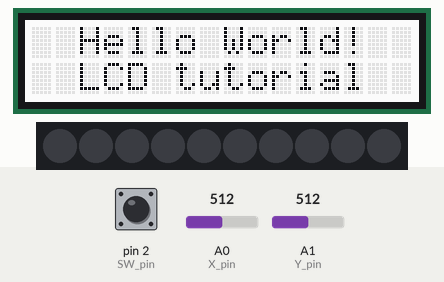
Recording of a sketch running on a simulated Arduino Uno, built with avr-gcc and run on an emulated ATmega328P. Shown: 16×2 character LCD, 10 RGB LEDs in strip order, left to right. The test bench sets the inputs (shaded band); at power-on: pin 2 (SW_pin) HIGH, A0 (X_pin) = 512, A1 (Y_pin) = 512. Dim RGB values are drawn brighter than linear; what the sketch prints to the serial monitor is not drawn.

Above: at 0.1 s.
At 0.6 s:
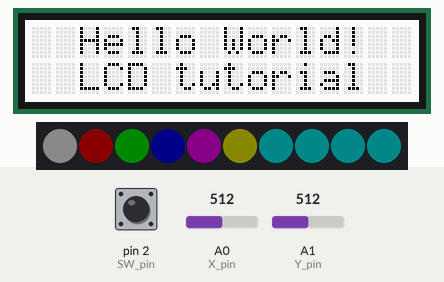

The sketch:

uirgv.ino
```cpp
//Bibs
#include<Wire.h>

#include <Adafruit_NeoPixel.h>
#include "rgb_lcd.h"

rgb_lcd lcd;

const int colorR = 255;
const int colorG = 255;
const int colorB = 255;

//Variablen & Stuff


const int SW_pin = 2;
const int X_pin = 0;
const int Y_pin = 1;

 int ebene = 0;
int spalte =0;


#ifdef __AVR__
#include <avr/power.h> // Required for 16 MHz Adafruit Trinket
#endif
#define PIN      6
#define NUMPIXELS 10
#define DELAYVAL 500

Adafruit_NeoPixel pixels(NUMPIXELS, PIN, NEO_GRB + NEO_KHZ800);


void setup(){

//LCD
lcd.begin(16,2);
lcd.setRGB(colorR, colorG, colorB);

//Joystick Pins
pinMode(SW_pin, INPUT);
digitalWrite(SW_pin, HIGH);
Serial.begin(9600);

//RGB
pixels.begin();

}


void loop(){

lcd_test();
joystick_test();
RGB_test();

Serial.println(checkjoystick_oben());


}


boolean checkjoystick_oben(){

if(analogRead(Y_pin)>600){

return true;

}else{

return false;
}
}


boolean checkjoystick_unten(){

if(analogRead(Y_pin)<400){

return true;

}else{

return false;
}
}

boolean checkjoystick_rechts(){

if(analogRead(X_pin)<400){

return true;

}else{

return false;
}
}


boolean checkjoystick_links(){

if(analogRead(X_pin)>600){

return true;

}else{

return false;
}
}


void joystick_test(){

Serial.print("Switch:  ");
  Serial.print(digitalRead(SW_pin));
  Serial.print("\n");
  Serial.print("X-axis: ");
  Serial.print(analogRead(X_pin));
  Serial.print("\n");
  Serial.print("Y-axis: ");
  Serial.println(analogRead(Y_pin));
  Serial.print("\n\n");
  delay(500);

}

void lcd_test(){

  lcd.setCursor(2, 0); // Set the cursor on the third column and first row.
  lcd.print("Hello World!"); // Print the string "Hello World!"
  lcd.setCursor(2, 1); //Set the cursor on the third column and the second row (counting starts at 0!).
  lcd.print("LCD tutorial");


}

void RGB_test(){
  pixels.clear();
pixels.setBrightness(10);
pixels.setPixelColor(0, pixels.Color(255, 255, 255));
pixels.setPixelColor(1, pixels.Color(255, 0, 0));
pixels.setPixelColor(2, pixels.Color(0, 255, 0));
pixels.setPixelColor(3, pixels.Color(0, 0, 255));
pixels.setPixelColor(4, pixels.Color(255, 0, 255));
pixels.setPixelColor(5, pixels.Color(255, 255, 0));
for(int a = 6; a<10; a++){
  pixels.setPixelColor(a, pixels.Color(0, 255, 255));
}


pixels.show();
}
```
